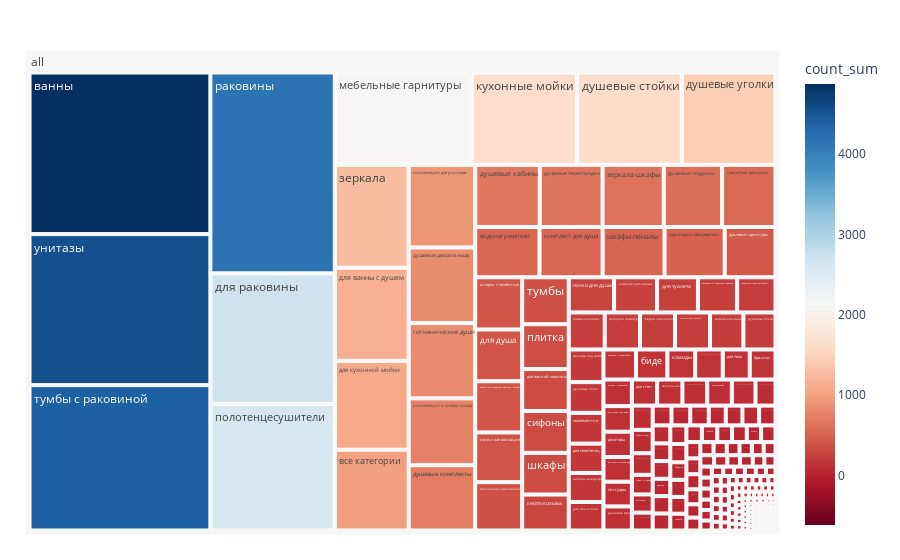

Write notebook code for a chart like this one.
### Markdown cell above
## Каталог. Распределение кликов по категориям нижнего уровня

### Code cell
categ_distribution_visualization_lower(categ)

### Figure 1 — Plotly figure (JSON) as saved in the notebook; plotly's stock layout.template omitted (floating-point values rounded to 4 significant figures; data arrays with more than 128 entries replaced by an {"elided": "..."} marker saying what was removed)
{"data": [{"branchvalues": "total", "customdata": {"elided": "255x2 float values"}, "domain": {"x": [0, 1], "y": [0, 1]}, "hovertemplate": "labels=%{label}<br>count_sum_sum=%{value}<br>parent=%{parent}<br>id=%{id}<br>count_sum=%{color}<extra></extra>", "ids": {"elided": "255 str values"}, "labels": {"elided": "255 str values"}, "marker": {"coloraxis": "coloraxis", "colors": {"elided": "255 float values"}}, "name": "", "parents": {"elided": "255 str values"}, "type": "treemap", "values": {"elided": "255 int values"}}], "layout": {"coloraxis": {"cmid": 2129.0, "colorbar": {"title": {"text": "count_sum"}}, "colorscale": [[0, "rgb(103,0,31)"], [0.1, "rgb(178,24,43)"], [0.2, "rgb(214,96,77)"], [0.3, "rgb(244,165,130)"], [0.4, "rgb(253,219,199)"], [0.5, "rgb(247,247,247)"], [0.6, "rgb(209,229,240)"], [0.7, "rgb(146,197,222)"], [0.8, "rgb(67,147,195)"], [0.9, "rgb(33,102,172)"], [1, "rgb(5,48,97)"]]}, "legend": {"tracegroupgap": 0}, "margin": {"b": 25, "l": 25, "r": 25, "t": 50}}}
